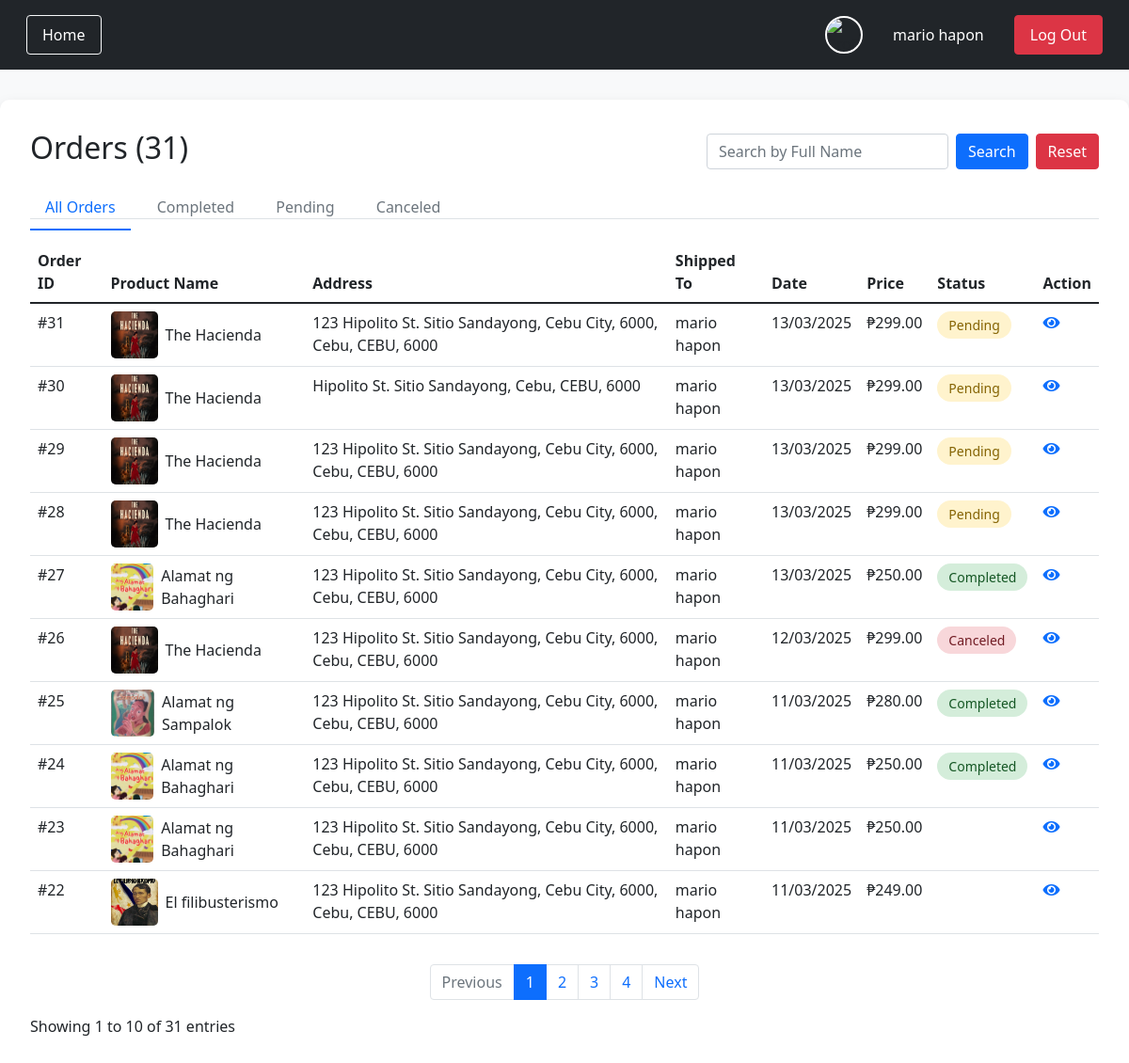
/admin/view_orders.php (signed in), run on an earlier commit of the app's database.
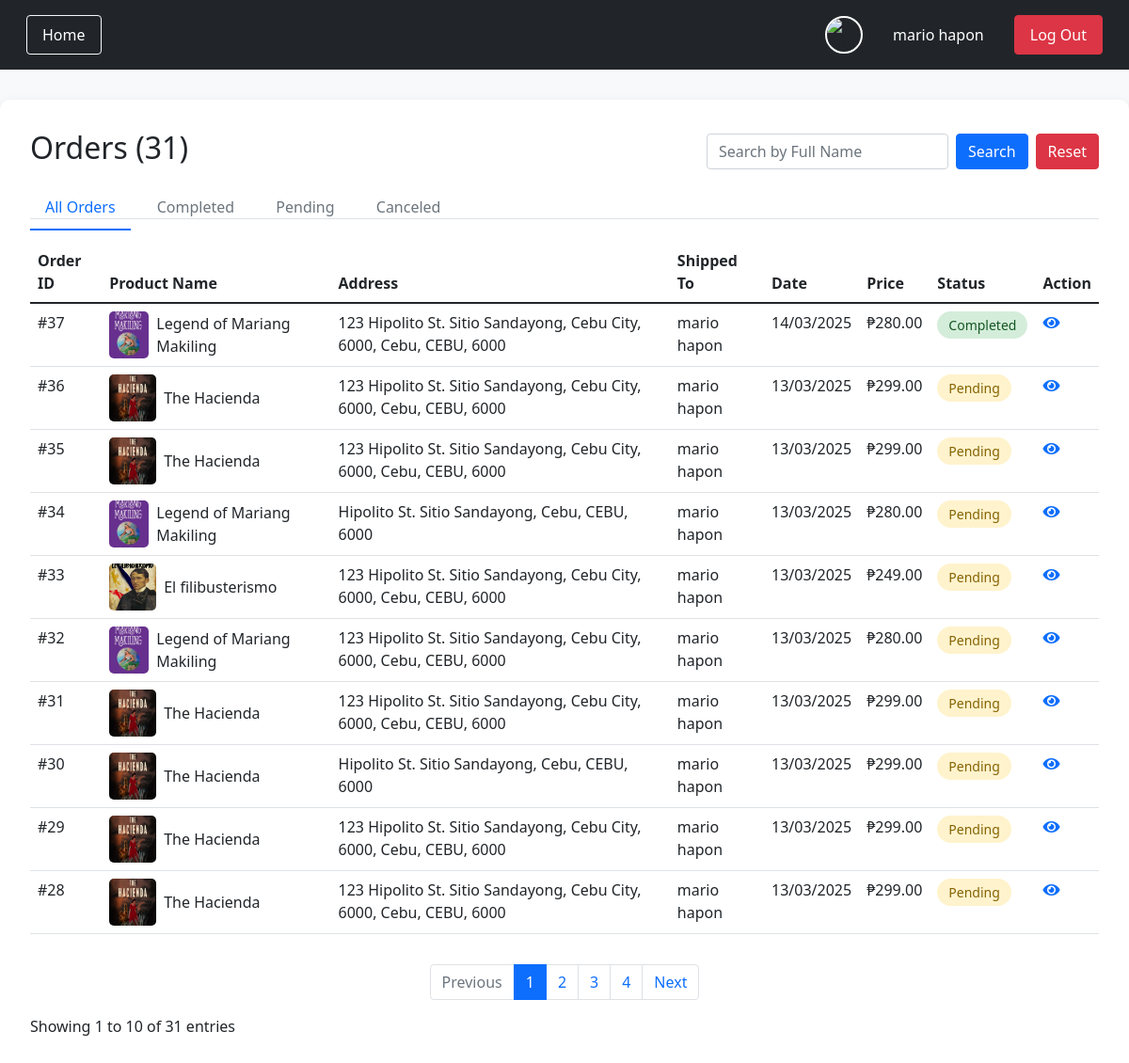
And on a later commit of the database.
### tables this page shows
CREATE TABLE `orders` (
  `id` int(11) NOT NULL,
  `user_id` int(11) NOT NULL,
  `total` decimal(10,2) NOT NULL,
  `shipping_address` text NOT NULL,
  `payment_method` varchar(50) NOT NULL,
  `order_date` timestamp NOT NULL DEFAULT current_timestamp(),
  `status` varchar(50) NOT NULL DEFAULT 'pending',
  `email` varchar(255) DEFAULT NULL,
  `first_name` varchar(100) DEFAULT NULL,
  `last_name` varchar(100) DEFAULT NULL,
  `mobile` varchar(20) DEFAULT NULL,
  `address` text DEFAULT NULL,
  `city` varchar(100) DEFAULT NULL,
  `state` varchar(100) DEFAULT NULL,
  `zipcode` varchar(20) DEFAULT NULL,
  `payment_receipt` varchar(255) DEFAULT NULL
);

CREATE TABLE `users` (
  `id` int(11) NOT NULL,
  `fname` varchar(50) NOT NULL,
  `lname` varchar(50) NOT NULL,
  `email` varchar(100) NOT NULL,
  `pass` varchar(255) NOT NULL,
  `phone` varchar(15) NOT NULL,
  `address` text NOT NULL,
  `created_at` timestamp NOT NULL DEFAULT current_timestamp(),
  `profile_image` varchar(255) DEFAULT NULL
);

### admin/view_orders.php (the view, shortened to what the changed rows need)
<?php
@include '../db_connect.php';
$status_filter = isset($_GET['status']) ? trim($_GET['status']) : 'all';
$total_orders_query = "SELECT COUNT(*) FROM orders";
if ($status_filter !== 'all') {
    $total_orders_query .= " WHERE status = ?";
    $stmt = mysqli_prepare($conn, $total_orders_query);
    mysqli_stmt_bind_param($stmt, "s", $status_filter);
    mysqli_stmt_execute($stmt);
    $total_orders = mysqli_fetch_row(mysqli_stmt_get_result($stmt))[0];
    mysqli_stmt_close($stmt);
} else {
    $total_orders_query = mysqli_query($conn, $total_orders_query);
    $total_orders = mysqli_fetch_row($total_orders_query)[0];
}
$search = isset($_GET['search']) ? trim($_GET['search']) : '';
$items_per_page = 10;
$page = isset($_GET['page']) && is_numeric($_GET['page']) ? max(1, $_GET['page']) : 1;
$start = ($page - 1) * $items_per_page;
$sql = "SELECT o.id AS order_id,
        GROUP_CONCAT(b.title SEPARATOR ', ') AS titles,
        GROUP_CONCAT(b.book_image SEPARATOR ',') AS book_images,
        o.shipping_address, o.order_date,
        (SELECT SUM(oi.price * oi.quantity) FROM order_items oi WHERE oi.order_id = o.id) AS total,
        o.status, u.fname, u.lname
        FROM orders o
        JOIN users u ON o.user_id = u.id
        JOIN order_items oi ON o.id = oi.order_id
        JOIN books b ON oi.book_id = b.isbn";
$sql .= " GROUP BY o.id ORDER BY o.id DESC";
$stmt = mysqli_prepare($conn, $sql);
mysqli_stmt_execute($stmt);
$result = mysqli_stmt_get_result($stmt);
$orders = [];
while ($row = mysqli_fetch_assoc($result)) {
    $orders[] = $row;
}
$total_pages = ceil(count($orders) / $items_per_page);
$paginated_orders = array_slice($orders, $start, $items_per_page);
?>
<!DOCTYPE html>
<html lang="en">
<head>
    <link href="https://cdn.jsdelivr.net/npm/bootstrap@5.1.3/dist/css/bootstrap.min.css" rel="stylesheet">
    <link rel="stylesheet" href="https://cdnjs.cloudflare.com/ajax/libs/font-awesome/5.15.4/css/all.min.css">
</head>
<body>
    <div class="container">
        <div class="d-flex justify-content-between align-items-center mb-4">
            <h2>Orders (<?php echo $total_orders; ?>)</h2>
        </div>
        <?php if (empty($paginated_orders)): ?>
            <p>No orders found.</p>
        <?php else: ?>
            <table class="table table-hover">
                <thead>
                    <tr>
                        <th>Order ID</th>
                        <th>Product Name</th>
                        <th>Address</th>
                        <th>Shipped To</th>
                        <th>Date</th>
                        <th>Price</th>
                        <th>Status</th>
                        <th>Action</th>
                    </tr>
                </thead>
                <tbody>
                    <?php foreach ($paginated_orders as $order): ?>
                        <tr>
                            <td>#<?php echo htmlspecialchars($order['order_id']); ?></td>
                            <td>
                                <?php
                                $titles = explode(', ', $order['titles']);
                                $images = explode(',', $order['book_images']);
                                echo '<div class="product-cell">';
                                for ($i = 0; $i < count($titles); $i++):
                                    $image = !empty($images[$i]) ? htmlspecialchars(trim($images[$i])) : 'default_book.png';
                                ?>
                                    <div class="book-item">
                                        <img src="../images/<?php echo $image; ?>" alt="Product">
                                        <span><?php echo htmlspecialchars($titles[$i]); ?></span>
                                    </div>
                                <?php endfor; ?>
    </div>
    </td>
    <td><?php echo htmlspecialchars($order['shipping_address']); ?></td>
    <td><?php echo htmlspecialchars($order['fname'] . ' ' . $order['lname']); ?></td>
    <td><?php echo date('d/m/Y', strtotime($order['order_date'])); ?></td>
    <td>₱<?php echo number_format($order['total'], 2); ?></td>
    <td><span class="status <?php echo strtolower($order['status']); ?>"><?php echo ucfirst($order['status']); ?></span></td>
    <td class="actions"><a href="order_details.php?id=<?php echo $order['order_id']; ?>"><i class="fas fa-eye"></i></a></td>
    </tr>
<?php endforeach; ?>
</tbody>
</table>
<nav aria-label="Page navigation">
    <ul class="pagination">
        <?php for ($i = 1; $i <= $total_pages; $i++): ?>
            <li class="page-item <?php echo $i === $page ? 'active' : ''; ?>">
                <a class="page-link" href="?page=<?php echo $i; ?>&status=<?php echo $status_filter; ?>&search=<?php echo $search; ?>"><?php echo $i; ?></a>
            </li>
        <?php endfor; ?>
    </ul>
</nav>
<?php endif; ?>
</div>
</body>
</html>

What changed in the data, as far as the page shows it:
no longer on this page (row unchanged): orders: id "27", i "Alamat ng Bahaghari", shipping_address "123 Hipolito St. Sitio Sandayong, Cebu City, 6000, Cebu, CEBU, 6000", user.lname "mario hapon", order_date "13/03/2025", total "250.00", status "Completed"
no longer on this page (row unchanged): orders: id "26", i "The Hacienda", shipping_address "123 Hipolito St. Sitio Sandayong, Cebu City, 6000, Cebu, CEBU, 6000", user.lname "mario hapon", order_date "12/03/2025", total "299.00", status "Canceled"
no longer on this page (row unchanged): orders: id "25", shows a picture, i "Alamat ng Sampalok", shipping_address "123 Hipolito St. Sitio Sandayong, Cebu City, 6000, Cebu, CEBU, 6000", user.lname "mario hapon", order_date "11/03/2025", total "280.00", status "Completed"
no longer on this page (row unchanged): orders: id "24", i "Alamat ng Bahaghari", shipping_address "123 Hipolito St. Sitio Sandayong, Cebu City, 6000, Cebu, CEBU, 6000", user.lname "mario hapon", order_date "11/03/2025", total "250.00", status "Completed"
removed orders: id "23", i "Alamat ng Bahaghari", shipping_address "123 Hipolito St. Sitio Sandayong, Cebu City, 6000, Cebu, CEBU, 6000", user.lname "mario hapon", order_date "11/03/2025", total "250.00", status empty (drawn)
removed orders: id "22", i "El filibusterismo", shipping_address "123 Hipolito St. Sitio Sandayong, Cebu City, 6000, Cebu, CEBU, 6000", user.lname "mario hapon", order_date "11/03/2025", total "249.00", status empty (drawn)
added orders: id "37", i "Legend of Mariang Makiling", shipping_address "123 Hipolito St. Sitio Sandayong, Cebu City, 6000, Cebu, CEBU, 6000", user.lname "mario hapon", order_date "14/03/2025", total "280.00", status "Completed"
added orders: id "36", i "The Hacienda", shipping_address "123 Hipolito St. Sitio Sandayong, Cebu City, 6000, Cebu, CEBU, 6000", user.lname "mario hapon", order_date "13/03/2025", total "299.00", status "Pending"
added orders: id "35", i "The Hacienda", shipping_address "123 Hipolito St. Sitio Sandayong, Cebu City, 6000, Cebu, CEBU, 6000", user.lname "mario hapon", order_date "13/03/2025", total "299.00", status "Pending"
added orders: id "34", i "Legend of Mariang Makiling", shipping_address "Hipolito St. Sitio Sandayong, Cebu, CEBU, 6000", user.lname "mario hapon", order_date "13/03/2025", total "280.00", status "Pending"
added orders: id "33", i "El filibusterismo", shipping_address "123 Hipolito St. Sitio Sandayong, Cebu City, 6000, Cebu, CEBU, 6000", user.lname "mario hapon", order_date "13/03/2025", total "249.00", status "Pending"
added orders: id "32", i "Legend of Mariang Makiling", shipping_address "123 Hipolito St. Sitio Sandayong, Cebu City, 6000, Cebu, CEBU, 6000", user.lname "mario hapon", order_date "13/03/2025", total "280.00", status "Pending"
